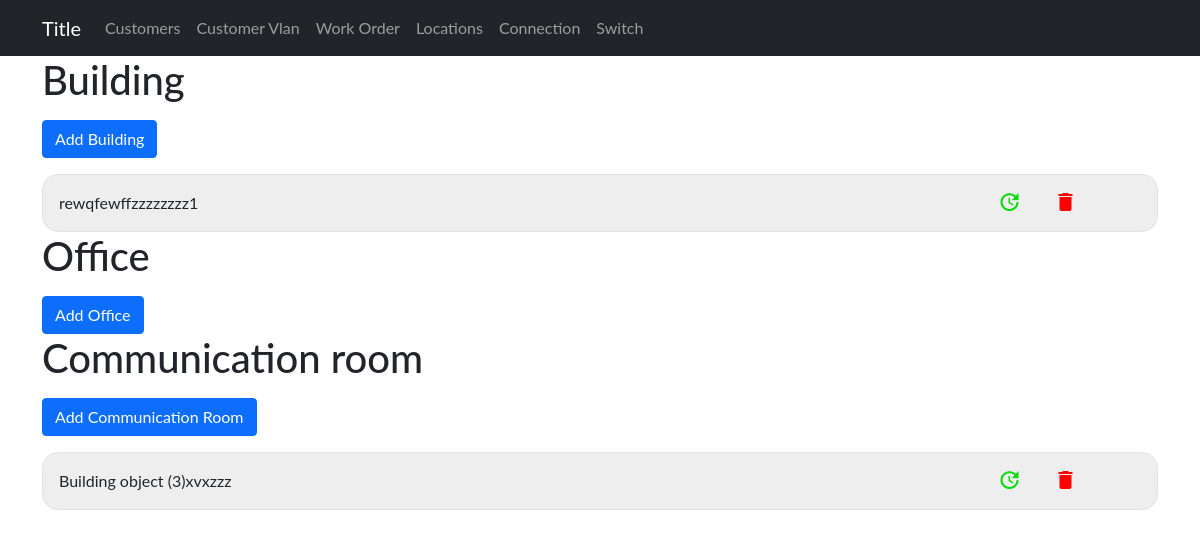
Page /devices/locations on the earlier database version.
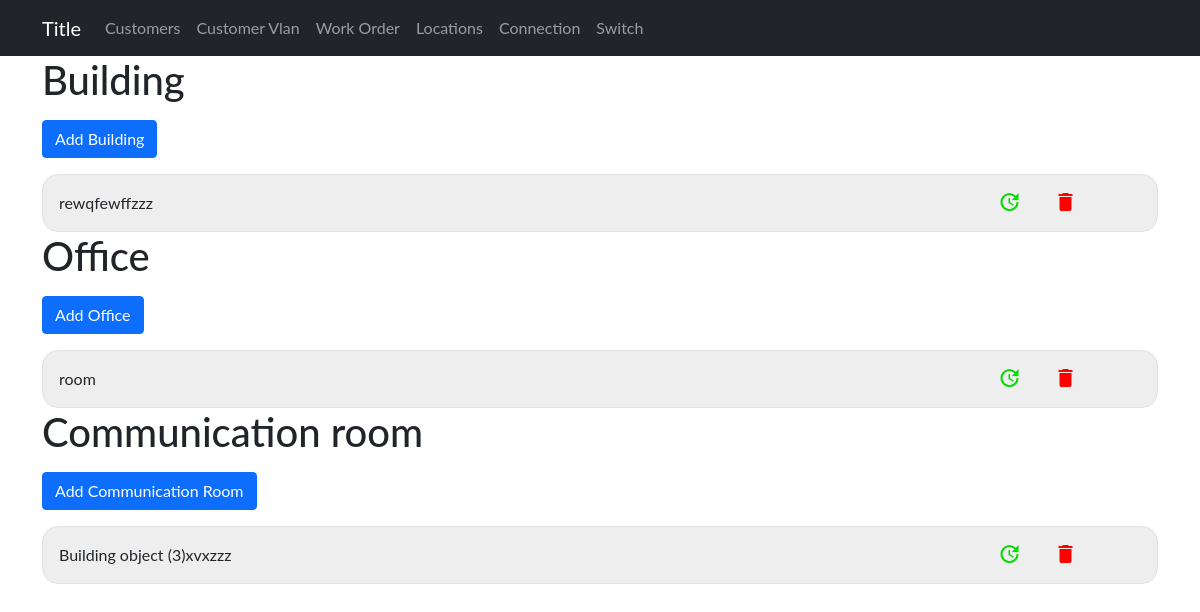
Same page on the later database version.
### sitadevices/models.py (models this page shows)
class Building(models.Model):
    building_desc = models.TextField()

class CommmunicationRoom(models.Model):
    building_code = models.ForeignKey(Building, on_delete=models.CASCADE)
    commroomname = models.CharField(max_length=255)

class Room(models.Model):
    room = models.CharField(max_length=255)
    building_code = models.ForeignKey(Building, on_delete=models.CASCADE)

### sitadevices/views.py (the view)
# urls.py: path('locations', Location, name="locationlist"),
def Location(request):
    building = Building.objects.all()
    office = Room.objects.all()
    commsroom = CommmunicationRoom.objects.all()
    dic = {
        'building': building,
        'office' : office,
        'comms' : commsroom
    }
    return render(request, 'admin/location/locationlist.html', {'dic': dic})

### sitadevices/templates/admin/location/locationlist.html (shortened to what this page needs)
{% extends '../base1.html' %}
{% block content %}
<div class="container">
    <h1>Building</h1>
    <a href="{%url 'device:buildinginp' %}"><button type="button" class="btn btn-primary mt-3"> Add Building</button></a>
    {% for building in dic.building %}
        <div class="grid">
            <div class="flex">
                <p>{{building.building_desc}}</p>
            </div>
            <div class="delupd">
                <a class="upd"href="{%url 'device:buildingupd' building.id%}"><span class="material-icons md-36">update</span></a>
                <a class="del" href="{%url 'device:buildingdel' building.id%}"><span class="material-icons md-36">delete</span></a>
            </div>
        </div>
    {% endfor %}
    <h1>Office</h1>
    <a href="{%url 'device:officeinp' %}"><button type="button" class="btn btn-primary mt-3"> Add Office</button></a>
    {% for office in dic.office %}
    <div class="grid">
        <div class="flex">
            <p>{{office.room}}</p>
        </div>
        <div class="delupd">
            <a class="upd"href="{%url 'device:officedel' office.id%}"><span class="material-icons md-36">update</span></a>
            <a class="del" href="{%url 'device:officeupd' office.id%}"><span class="material-icons md-36">delete</span></a>
        </div>
    </div>
    {% endfor %}
    <h1>Communication room</h1>
    <a href="{%url 'device:comsinp' %}"><button type="button" class="btn btn-primary mt-3"> Add Communication Room </button></a>
    {% for comms in dic.comms%}
        <div class="grid">
            <div class="flex">
                <p>{{comms.building_code}}</p>
                <p>{{comms.commroomname}}</p>
            </div>
            <div class="delupd">
                <a class="upd"href="{%url 'device:commsupd' comms.id%}"><span class="material-icons md-36">update</span></a>
                <a class="del" href="{%url 'device:commsdel' comms.id%}"><span class="material-icons md-36">delete</span></a>
            </div>
        </div>
    {% endfor %}
</div>
{% endblock  %}

Differences in the rows shown:
changed Building: building_desc "rewqfewffzzzzzzzz1" → "rewqfewffzzz"
added Room: room "room"
